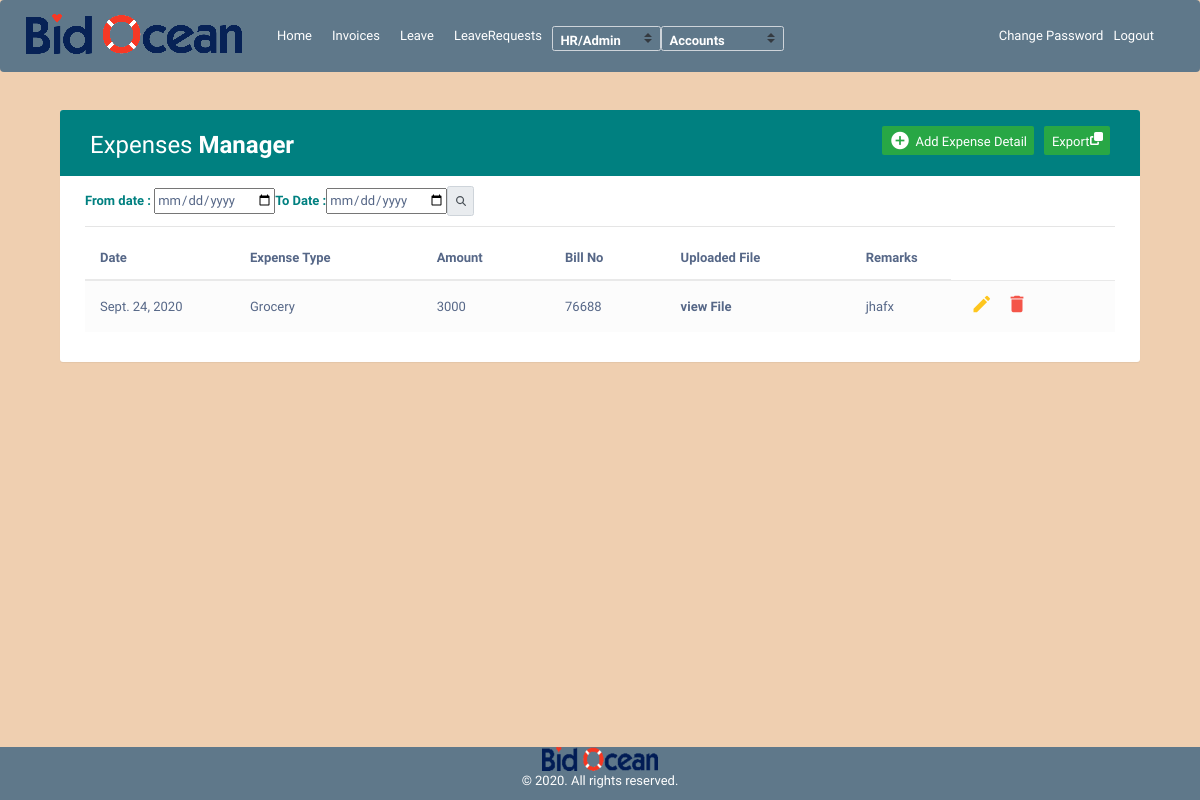
The page /expenses/ (signed in) on the database as committed earlier.
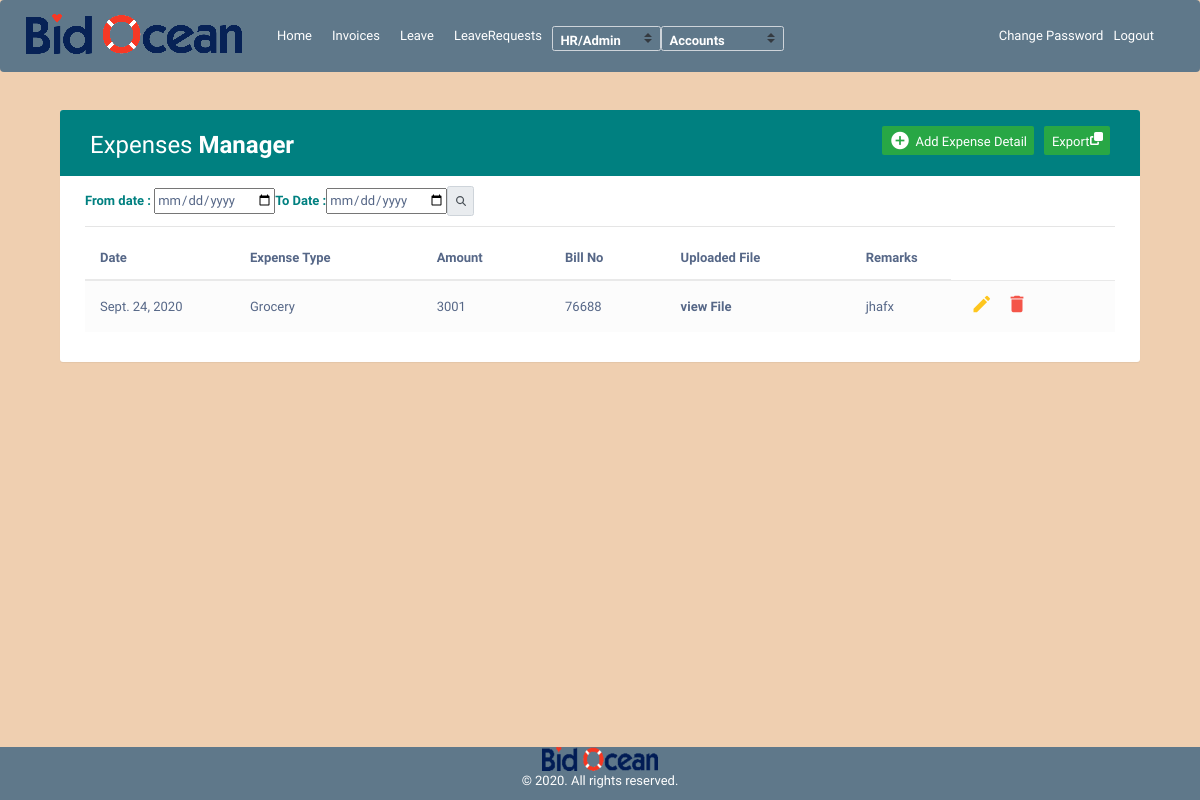
The same page on the database as committed later.
### expenses/models.py (models this page shows, shortened)
class Expenses(models.Model):
	id           = models.AutoField(primary_key=True)
	expense_date = models.DateField()
	expense_type = models.ForeignKey(ExpenseType,on_delete=models.CASCADE)
	amount       = models.IntegerField()
	bill_no      = models.CharField(max_length=200)
	remarks      = models.TextField(null=True, blank=True)
	added_by     = models.ForeignKey(Employee, on_delete=models.SET_NULL, null=True, blank=True)
	expense_file = models.FileField(upload_to='expense_file/', null=True, blank=True)

class ExpenseType(models.Model):
	id           = models.AutoField(primary_key=True)
	expense_type = models.CharField(max_length=200)
	added_date   = models.DateTimeField(auto_now_add=True)
	added_by     = models.ForeignKey(Employee, on_delete=models.SET_NULL, null=True, blank=True)

### expenses/views.py (the view, shortened to what this page needs)
# urls.py: path("",views.ExpensesView.as_view(),name="expenses"),
class ExpensesView(AdminOrAccountsPanelMixin, TemplateView):
    template_name = 'expenses/expenses.html'
    def get(self, request):
        employee         = Employee.objects.get(auth_tbl=self.request.user)
        role             = employee.role.name.lower()
        expenses_list    = Expenses.objects.all()
        expense_types    = ExpenseType.objects.all()
        from_date     = request.GET.get('from_date', None)
        to_date       = request.GET.get('to_date', None)
        query_param = {}
        if (from_date is not None and to_date is not None) and (from_date != "" and to_date != ""):
            query_param['from_date'] = from_date
            query_param['to_date']   = to_date
            to_date       = datetime.strptime(to_date,"%Y-%m-%d").date()
            from_date     = datetime.strptime(from_date,"%Y-%m-%d").date()
            expenses_list = expenses_list.filter(expense_date__gte=from_date, expense_date__lte=to_date)
        expenses_list = expenses_list.order_by('-amount')
        paginator        = Paginator(expenses_list,10)
        page             = request.GET.get('page')
        paginatedcontent = paginator.get_page(page)
        context = {
            'role'          : role,
            'expense_types' : expense_types,
            'expenses'      : paginatedcontent,
            'query_param'   : query_param,
        }
        return render(request, self.template_name, context)

### user_invoice/mixin.py (called while the page is built)
    def test_func(self):
        user     = self.request.user
        employee = Employee.objects.get(auth_tbl=user)
        return employee.role.name.lower() == 'admin' or employee.role.name.lower() == 'accounts'

### expenses/templates/expenses/expenses.html (shortened to what this page needs)
{% extends "user_invoice/base.html" %}
{% load crispy_forms_tags %}
{% block content %}
<!DOCTYPE html>
<html lang="en">
<head>
<link rel="stylesheet" href="https://maxcdn.bootstrapcdn.com/font-awesome/4.7.0/css/font-awesome.min.css">
<link rel="stylesheet" href="https://maxcdn.bootstrapcdn.com/bootstrap/3.3.7/css/bootstrap.min.css">
<link rel="stylesheet" href="https://maxcdn.bootstrapcdn.com/bootstrap/4.0.0/css/bootstrap.min.css">
  <body style="background-color: #EFCFB0;">
    <div class="container" style="margin-top: 80px;">
        <div class="table-wrapper">
            <div class="table-title">
                <div class="row">
                    <div class="col-sm-6">
						<h2>Expenses <b>Manager</b></h2>
					</div>
					<div class="col-sm-6">
						<a href="{% url 'export_expenses_xls' %}" class="btn btn-success"><i class="fa fa-clone" aria-hidden="true"></i>
							<span>Export</span> </a>
						<a href="#addEmployeeModal" class="btn btn-success" data-toggle="modal"><i class="material-icons">&#xE147;</i> <span>Add Expense Detail</span></a>
					</div>
                </div>
            </div>
            <form>
            <table>
            	<tr>
            		<td><b style="color: teal;"> From date :</b> <input type="date" name="from_date" value="{{request.GET.from_date}}"></td>
					<td><b style="color: teal;"> To Date :</b><input type="date" name="to_date" value="{{request.GET.to_date}}"></td>
					<td><button class="input-group-text" style="height: 30px;" type="submit" name="submitbtn"><i class="fa fa-search"></i></td>
            	</tr>
            </table>
        	</form>
            <hr>
            <table class="table table-striped table-hover">
                <thead>
                    <tr>
                        <th>Date</th>
						<th>Expense Type</th>
                        <th>Amount</th>
                        <th>Bill No</th>
                        <th>Uploaded File</th>
                        <th>Remarks</th>
                    </tr>
                </thead>
                <tbody>
                	{% for expense in expenses %}
                    <tr>
                        <td>{{expense.expense_date}}</td>
                        <td>{{expense.expense_type.expense_type}}</td>
						<td>{{expense.amount}}</td>
                        <td>{{expense.bill_no}}</td>
                        <td>{% if expense.expense_file %}<a target="_blank" href="{{expense.expense_file.url}}">view File</a>{% endif %}</td>
                        <td>{{expense.remarks}}</td>
                        <td>
                            <a href="#editEmployeeModal" alt="{{expense.pk}}" class="edit" data-toggle="modal"><i class="material-icons" data-toggle="tooltip" title="Edit">&#xE254;</i></a>
                            <a href="#deleteEmployeeModal" alt="{{expense.pk}}" class="delete" data-toggle="modal"><i class="material-icons" data-toggle="tooltip" title="Delete">&#xE872;</i></a>
                        </td>
                    </tr>
                    {% endfor %}
                </tbody>
            </table>
        </div>
    </div>
</body>
</html>
{% endblock content %}

Rows that differ between the two databases and show on the page:
changed Expenses "jhafx": amount "3000" → "3001"
